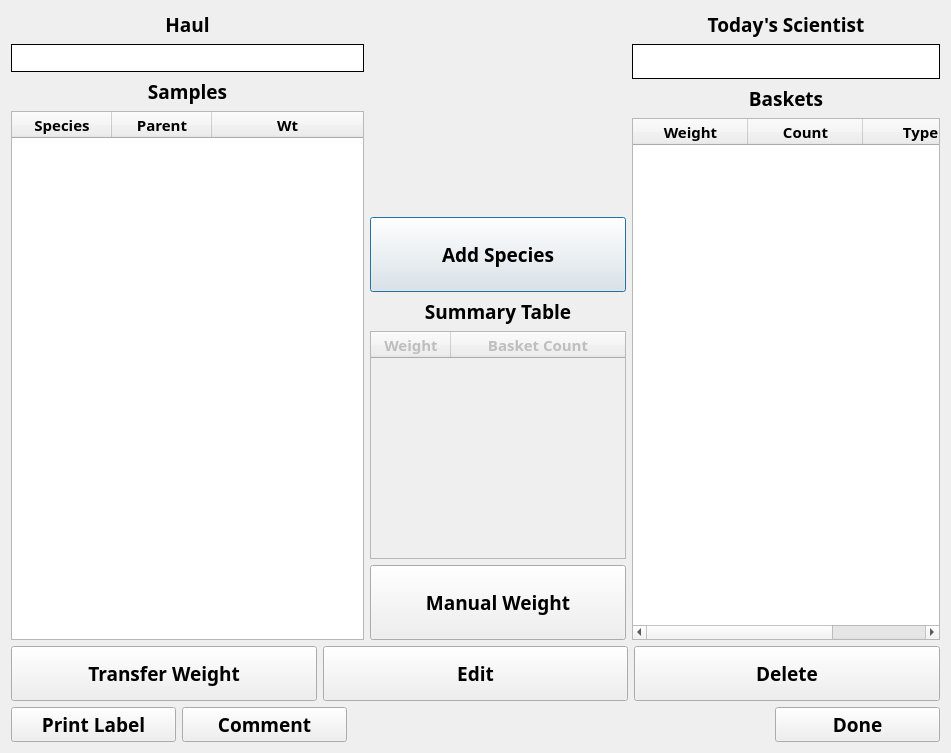
<?xml version="1.0" encoding="UTF-8"?>
<ui version="4.0">
 <class>clamsCatch</class>
 <widget class="QDialog" name="clamsCatch">
  <property name="windowModality">
   <enum>Qt::NonModal</enum>
  </property>
  <property name="geometry">
   <rect>
    <x>0</x>
    <y>0</y>
    <width>951</width>
    <height>753</height>
   </rect>
  </property>
  <property name="minimumSize">
   <size>
    <width>750</width>
    <height>600</height>
   </size>
  </property>
  <property name="windowTitle">
   <string>CLAMS Catch</string>
  </property>
  <layout class="QVBoxLayout" name="verticalLayout_4">
   <item>
    <layout class="QHBoxLayout" name="horizontalLayout_2" stretch="40,0,35">
     <item>
      <layout class="QVBoxLayout" name="verticalLayout_3">
       <item>
        <widget class="QLabel" name="haulLabel">
         <property name="font">
          <font>
           <family>Arial Black</family>
           <pointsize>14</pointsize>
           <weight>75</weight>
           <bold>true</bold>
          </font>
         </property>
         <property name="text">
          <string>Haul</string>
         </property>
         <property name="alignment">
          <set>Qt::AlignCenter</set>
         </property>
        </widget>
       </item>
       <item>
        <widget class="QLabel" name="haulNum">
         <property name="font">
          <font>
           <family>Arial Black</family>
           <pointsize>14</pointsize>
           <weight>75</weight>
           <bold>true</bold>
          </font>
         </property>
         <property name="layoutDirection">
          <enum>Qt::LeftToRight</enum>
         </property>
         <property name="styleSheet">
          <string notr="true">QWidget {
    background-color: white;
}</string>
         </property>
         <property name="frameShape">
          <enum>QFrame::Panel</enum>
         </property>
         <property name="text">
          <string/>
         </property>
        </widget>
       </item>
       <item>
        <widget class="QLabel" name="label_11">
         <property name="font">
          <font>
           <family>Arial Black</family>
           <pointsize>14</pointsize>
           <weight>75</weight>
           <bold>true</bold>
          </font>
         </property>
         <property name="text">
          <string>Samples</string>
         </property>
         <property name="alignment">
          <set>Qt::AlignCenter</set>
         </property>
        </widget>
       </item>
       <item>
        <widget class="QTableWidget" name="speciesList">
         <property name="minimumSize">
          <size>
           <width>300</width>
           <height>0</height>
          </size>
         </property>
         <property name="font">
          <font>
           <family>Arial Black</family>
           <pointsize>11</pointsize>
           <weight>75</weight>
           <bold>true</bold>
          </font>
         </property>
         <property name="selectionMode">
          <enum>QAbstractItemView::SingleSelection</enum>
         </property>
         <property name="selectionBehavior">
          <enum>QAbstractItemView::SelectRows</enum>
         </property>
         <attribute name="horizontalHeaderMinimumSectionSize">
          <number>75</number>
         </attribute>
         <attribute name="horizontalHeaderDefaultSectionSize">
          <number>100</number>
         </attribute>
         <attribute name="horizontalHeaderStretchLastSection">
          <bool>true</bool>
         </attribute>
         <attribute name="verticalHeaderMinimumSectionSize">
          <number>50</number>
         </attribute>
         <attribute name="verticalHeaderDefaultSectionSize">
          <number>50</number>
         </attribute>
         <column>
          <property name="text">
           <string>Species</string>
          </property>
         </column>
         <column>
          <property name="text">
           <string>Parent</string>
          </property>
         </column>
         <column>
          <property name="text">
           <string>Wt</string>
          </property>
         </column>
        </widget>
       </item>
      </layout>
     </item>
     <item>
      <layout class="QVBoxLayout" name="verticalLayout">
       <item>
        <layout class="QFormLayout" name="formLayout"/>
       </item>
       <item>
        <widget class="QLabel" name="picLabel">
         <property name="minimumSize">
          <size>
           <width>200</width>
           <height>200</height>
          </size>
         </property>
         <property name="font">
          <font>
           <family>Arial Black</family>
           <pointsize>14</pointsize>
           <weight>75</weight>
           <bold>true</bold>
          </font>
         </property>
         <property name="text">
          <string>&lt;Image Here&gt;</string>
         </property>
         <property name="alignment">
          <set>Qt::AlignCenter</set>
         </property>
        </widget>
       </item>
       <item>
        <widget class="QPushButton" name="addspcBtn">
         <property name="minimumSize">
          <size>
           <width>200</width>
           <height>75</height>
          </size>
         </property>
         <property name="font">
          <font>
           <family>Arial Black</family>
           <pointsize>14</pointsize>
           <weight>75</weight>
           <bold>true</bold>
          </font>
         </property>
         <property name="text">
          <string>Add Species</string>
         </property>
        </widget>
       </item>
       <item>
        <widget class="QLabel" name="label_8">
         <property name="font">
          <font>
           <family>Arial Black</family>
           <pointsize>14</pointsize>
           <weight>75</weight>
           <bold>true</bold>
          </font>
         </property>
         <property name="text">
          <string>Summary Table</string>
         </property>
         <property name="alignment">
          <set>Qt::AlignCenter</set>
         </property>
        </widget>
       </item>
       <item>
        <widget class="QTableWidget" name="sumTable">
         <property name="enabled">
          <bool>false</bool>
         </property>
         <property name="minimumSize">
          <size>
           <width>200</width>
           <height>0</height>
          </size>
         </property>
         <property name="font">
          <font>
           <family>Arial Black</family>
           <pointsize>11</pointsize>
           <weight>75</weight>
           <bold>true</bold>
          </font>
         </property>
         <property name="rowCount">
          <number>0</number>
         </property>
         <property name="columnCount">
          <number>2</number>
         </property>
         <attribute name="horizontalHeaderDefaultSectionSize">
          <number>80</number>
         </attribute>
         <attribute name="horizontalHeaderStretchLastSection">
          <bool>true</bool>
         </attribute>
         <column>
          <property name="text">
           <string>Weight</string>
          </property>
         </column>
         <column>
          <property name="text">
           <string>Basket Count</string>
          </property>
         </column>
        </widget>
       </item>
       <item>
        <widget class="QPushButton" name="manualBtn">
         <property name="minimumSize">
          <size>
           <width>200</width>
           <height>75</height>
          </size>
         </property>
         <property name="font">
          <font>
           <family>Arial Black</family>
           <pointsize>14</pointsize>
           <weight>75</weight>
           <bold>true</bold>
          </font>
         </property>
         <property name="text">
          <string>Manual Weight</string>
         </property>
        </widget>
       </item>
      </layout>
     </item>
     <item>
      <layout class="QVBoxLayout" name="verticalLayout_2">
       <item>
        <widget class="QLabel" name="label_10">
         <property name="font">
          <font>
           <family>Arial Black</family>
           <pointsize>14</pointsize>
           <weight>75</weight>
           <bold>true</bold>
          </font>
         </property>
         <property name="text">
          <string>Today's Scientist</string>
         </property>
         <property name="alignment">
          <set>Qt::AlignCenter</set>
         </property>
        </widget>
       </item>
       <item>
        <widget class="QLabel" name="sciLabel">
         <property name="minimumSize">
          <size>
           <width>165</width>
           <height>35</height>
          </size>
         </property>
         <property name="font">
          <font>
           <family>Arial Black</family>
           <pointsize>14</pointsize>
           <weight>75</weight>
           <bold>true</bold>
          </font>
         </property>
         <property name="autoFillBackground">
          <bool>false</bool>
         </property>
         <property name="styleSheet">
          <string notr="true">QWidget {
    background-color: white;
}</string>
         </property>
         <property name="frameShape">
          <enum>QFrame::Panel</enum>
         </property>
         <property name="frameShadow">
          <enum>QFrame::Plain</enum>
         </property>
         <property name="lineWidth">
          <number>1</number>
         </property>
         <property name="text">
          <string/>
         </property>
        </widget>
       </item>
       <item>
        <widget class="QLabel" name="label_7">
         <property name="font">
          <font>
           <family>Arial Black</family>
           <pointsize>14</pointsize>
           <weight>75</weight>
           <bold>true</bold>
          </font>
         </property>
         <property name="text">
          <string>Baskets</string>
         </property>
         <property name="alignment">
          <set>Qt::AlignCenter</set>
         </property>
        </widget>
       </item>
       <item>
        <widget class="QTableWidget" name="basketTable">
         <property name="minimumSize">
          <size>
           <width>300</width>
           <height>0</height>
          </size>
         </property>
         <property name="font">
          <font>
           <family>Arial Black</family>
           <pointsize>11</pointsize>
           <weight>75</weight>
           <bold>true</bold>
          </font>
         </property>
         <property name="selectionMode">
          <enum>QAbstractItemView::NoSelection</enum>
         </property>
         <property name="selectionBehavior">
          <enum>QAbstractItemView::SelectItems</enum>
         </property>
         <property name="showGrid">
          <bool>true</bool>
         </property>
         <attribute name="horizontalHeaderMinimumSectionSize">
          <number>100</number>
         </attribute>
         <attribute name="horizontalHeaderDefaultSectionSize">
          <number>115</number>
         </attribute>
         <attribute name="horizontalHeaderShowSortIndicator" stdset="0">
          <bool>false</bool>
         </attribute>
         <attribute name="horizontalHeaderStretchLastSection">
          <bool>true</bool>
         </attribute>
         <attribute name="verticalHeaderDefaultSectionSize">
          <number>50</number>
         </attribute>
         <column>
          <property name="text">
           <string>Weight</string>
          </property>
         </column>
         <column>
          <property name="text">
           <string>Count</string>
          </property>
         </column>
         <column>
          <property name="text">
           <string>Type</string>
          </property>
         </column>
        </widget>
       </item>
      </layout>
     </item>
    </layout>
   </item>
   <item>
    <layout class="QHBoxLayout" name="horizontalLayout">
     <item>
      <widget class="QPushButton" name="transBtn">
       <property name="minimumSize">
        <size>
         <width>200</width>
         <height>55</height>
        </size>
       </property>
       <property name="font">
        <font>
         <family>Arial Black</family>
         <pointsize>14</pointsize>
         <weight>75</weight>
         <bold>true</bold>
        </font>
       </property>
       <property name="text">
        <string>Transfer Weight</string>
       </property>
      </widget>
     </item>
     <item>
      <widget class="QPushButton" name="editBtn">
       <property name="minimumSize">
        <size>
         <width>200</width>
         <height>55</height>
        </size>
       </property>
       <property name="font">
        <font>
         <family>Arial Black</family>
         <pointsize>14</pointsize>
         <weight>75</weight>
         <bold>true</bold>
        </font>
       </property>
       <property name="text">
        <string>Edit</string>
       </property>
      </widget>
     </item>
     <item>
      <widget class="QPushButton" name="delBtn">
       <property name="minimumSize">
        <size>
         <width>200</width>
         <height>55</height>
        </size>
       </property>
       <property name="font">
        <font>
         <family>Arial Black</family>
         <pointsize>14</pointsize>
         <weight>75</weight>
         <bold>true</bold>
        </font>
       </property>
       <property name="text">
        <string>Delete</string>
       </property>
      </widget>
     </item>
    </layout>
   </item>
   <item>
    <layout class="QHBoxLayout" name="horizontalLayout_3">
     <item>
      <widget class="QPushButton" name="printBtn">
       <property name="minimumSize">
        <size>
         <width>165</width>
         <height>35</height>
        </size>
       </property>
       <property name="font">
        <font>
         <family>Arial Black</family>
         <pointsize>14</pointsize>
         <weight>75</weight>
         <bold>true</bold>
        </font>
       </property>
       <property name="text">
        <string>Print Label</string>
       </property>
      </widget>
     </item>
     <item>
      <widget class="QPushButton" name="commentBtn">
       <property name="minimumSize">
        <size>
         <width>165</width>
         <height>35</height>
        </size>
       </property>
       <property name="font">
        <font>
         <family>Arial Black</family>
         <pointsize>14</pointsize>
         <weight>75</weight>
         <bold>true</bold>
        </font>
       </property>
       <property name="text">
        <string>Comment</string>
       </property>
      </widget>
     </item>
     <item>
      <spacer name="horizontalSpacer">
       <property name="orientation">
        <enum>Qt::Horizontal</enum>
       </property>
       <property name="sizeHint" stdset="0">
        <size>
         <width>40</width>
         <height>20</height>
        </size>
       </property>
      </spacer>
     </item>
     <item>
      <widget class="QPushButton" name="doneBtn">
       <property name="minimumSize">
        <size>
         <width>165</width>
         <height>35</height>
        </size>
       </property>
       <property name="font">
        <font>
         <family>Arial Black</family>
         <pointsize>14</pointsize>
         <weight>75</weight>
         <bold>true</bold>
        </font>
       </property>
       <property name="text">
        <string>Done</string>
       </property>
      </widget>
     </item>
    </layout>
   </item>
  </layout>
 </widget>
 <resources/>
 <connections/>
</ui>
